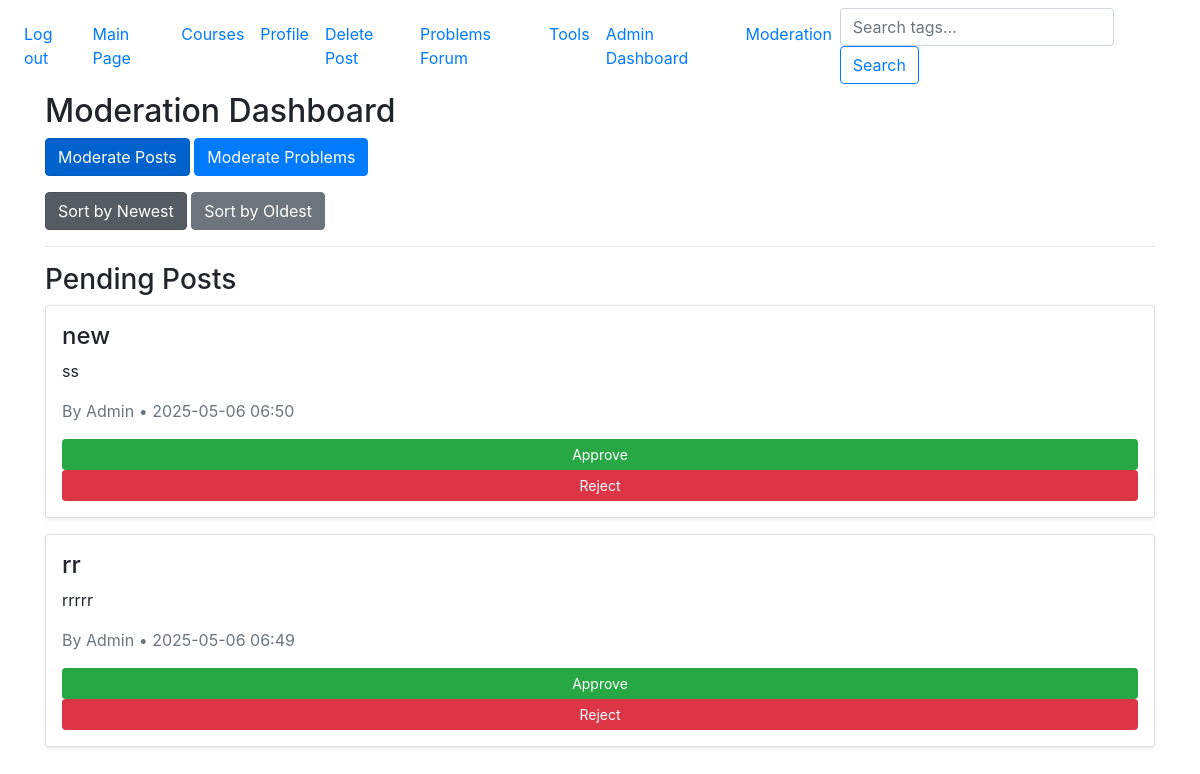
Page /admin/moderate (signed in) on the earlier database version.
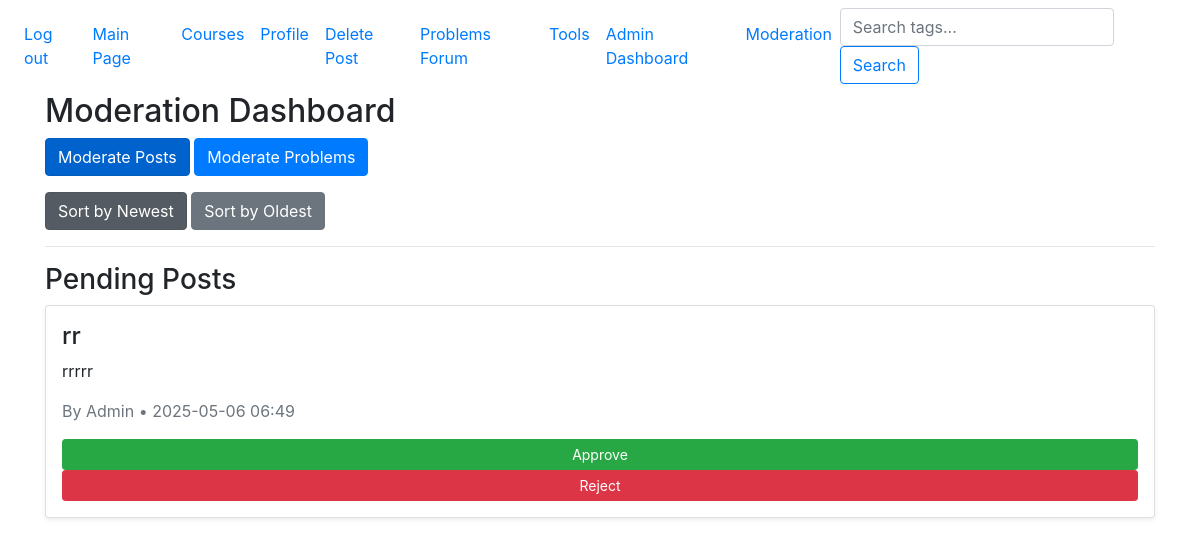
Same page on the later database version.
### website/models.py (models this page shows)
class Posts(db.Model):
    id = db.Column(db.Integer, primary_key = True)
    post_title = db.Column(db.String(150))
    timestamp = db.Column(db.DateTime(timezone=True), default=func.now())
    user_id = db.Column(db.Integer, db.ForeignKey('user.id'))  # who posted it
    image_url = db.Column(db.String(300))  # the artwork (if it's an image post)
    content = db.Column(db.Text)  # description/caption
    likes = db.Column(db.Integer, default=0) # likes/upvotes, for sorting posts
    tags = db.relationship('Tag', secondary=post_tags, backref='posts')
    is_locked = db.Column(db.Boolean, default=True)
    is_approved = db.Column(db.Boolean, default=False) # check for a post to see if its approved or not
    comments = db.relationship('Comment', backref='post', lazy=True)  # link comments to the post

class User(db.Model, UserMixin):
    id = db.Column(db.Integer, primary_key = True)
    email = db.Column(db.String(150), unique = True)
    password = db.Column(db.String(150))
    posts = db.relationship('Posts', backref='author', lazy=True) # user's posts
    username = db.Column(db.String(150), unique=True, nullable=False)  # renamed from first_name
    user_image = db.Column(db.String(300), nullable=True)  # path to profile image
    is_admin = db.Column(db.Boolean, default=False) # check to see if this is an admin or not

### website/admin.py (the view)
@admin.route('/moderate')
@login_required
@admin_required
def moderate():
    moderation_type = request.args.get('type', 'posts')  # default to posts
    sort_by = request.args.get('sort_by', 'newest')  # default to newest
    if moderation_type == 'posts':
        items = Posts.query.filter_by(is_approved=False).all()
        if sort_by == 'newest':
            items.sort(key=lambda post: post.timestamp, reverse=True)
        elif sort_by == 'oldest':
            items.sort(key=lambda post: post.timestamp, reverse=False)
    elif moderation_type == 'problems':
        items = Problem.query.filter_by(is_approved=False).all()
        if sort_by == 'newest':
            items.sort(key=lambda problem: problem.timestamp, reverse=True)
        elif sort_by == 'oldest':
            items.sort(key=lambda problem: problem.timestamp, reverse=False)
    else:
        items = []
    return render_template('admin/moderate.html', items=items, moderation_type=moderation_type, sort_by=sort_by)

### website/__init__.py (called while the page is built)
def create_app():
    app = Flask(__name__)
    app.config['SECRET_KEY'] = 'touplis' #secret key for dev only
    app.config['SQLALCHEMY_DATABASE_URI'] = f'sqlite:///{DB_NAME}'
    db.init_app(app)
    migrate.init_app(app, db)
    from .views import views
    from .auth import auth
    from .admin import admin
    app.register_blueprint(views, url_prefix='/')
    app.register_blueprint(auth, url_prefix='/')
    app.register_blueprint(admin)
    from .models import User, Posts, Course
    login_manager = LoginManager()
    login_manager.login_view = 'auth.login'
    login_manager.init_app(app)
    @login_manager.user_loader
    def load_user(id):
        return User.query.get(int(id))
    @app.context_processor
    def inject_user():
        return dict(user=current_user)
    create_database(app)
    return app

### website/admin.py (called while the page is built)
def admin_required(f):
    @wraps(f)
    def decorated_function(*args, **kwargs):
        if not current_user.is_authenticated or not getattr(current_user, "is_admin", False):
            abort(403)
        return f(*args, **kwargs)
    return decorated_function

### website/templates/admin/moderate.html (shortened to what this page needs)
{% extends "base.html" %}
{% block content %}
  <h2>Moderation Dashboard</h2>
  <div class="mb-3">
    <a href="{{ url_for('admin.moderate', type='posts', sort_by=sort_by) }}" class="btn btn-primary {% if moderation_type == 'posts' %}active{% endif %}">Moderate Posts</a>
    <a href="{{ url_for('admin.moderate', type='problems', sort_by=sort_by) }}" class="btn btn-primary {% if moderation_type == 'problems' %}active{% endif %}">Moderate Problems</a>
  </div>
  <div class="mb-3">
    <a href="{{ url_for('admin.moderate', type=moderation_type, sort_by='newest') }}" class="btn btn-secondary {% if sort_by == 'newest' %}active{% endif %}">Sort by Newest</a>
    <a href="{{ url_for('admin.moderate', type=moderation_type, sort_by='oldest') }}" class="btn btn-secondary {% if sort_by == 'oldest' %}active{% endif %}">Sort by Oldest</a>
  </div>
  <hr>
  {% if moderation_type == 'posts' %}
    <h3>Pending Posts</h3>
    {% for post in items %}
      <div class="card mb-3 p-3 shadow-sm">
        <h4>{{ post.post_title }}</h4>
        <p>{{ post.content }}</p>
        <p class="text-muted">By {{ post.author.username }} • {{ post.timestamp.strftime('%Y-%m-%d %H:%M') }}</p>
        <button onclick="approveItem({{ post.id }}, 'post')" class="btn btn-success btn-sm">Approve</button>
        <button onclick="rejectItem({{ post.id }}, 'post')" class="btn btn-danger btn-sm">Reject</button>
      </div>
    {% else %}
      <p>No posts are pending.</p>
    {% endfor %}
  {% endif %}
{% endblock %}

### website/templates/base.html (shortened to what this page needs)
<!DOCTYPE html>
<html>
    <head>
        <link
        rel="stylesheet"
        href="https://stackpath.bootstrapcdn.com/bootstrap/4.4.1/css/bootstrap.min.css"
      />
      <link
        rel="stylesheet"
        href="https://stackpath.bootstrapcdn.com/font-awesome/4.7.0/css/font-awesome.min.css"
      />
    </head>
    <body>
      <nav class="navbar navbar-expand-lg">
        <div class="collapse navbar-collapse" id="navbar">
          <div class="navbar-nav">
            {% if user.is_authenticated %}
            <a class="nav-item nav-link" id="logout" href="/logout">Log out</a>
            <a class="nav-item nav-link" id="main" href="/">Main Page</a>
            <a class="nav-item nav-link" id="courses" href="/main/courses">Courses</a>
            <a class="nav-item nav-link" id="edit_profile" href="/profile/edit">Profile</a>
            <a class="nav-item nav-link" id="delete_post" href="/delete_post">Delete Post</a>
            <a class="nav-item nav-link" id="problems" href="/main/problems">Problems Forum</a>
            <a class="nav-item nav-link" id="tools" href="/main/tools">Tools</a>
              {% if user.is_admin %}
              <a class="nav-item nav-link" href="/admin">Admin Dashboard</a>
              <a class="nav-item nav-link" href="/admin/moderate">Moderation</a>
              {% endif %}
            {% else %}
            <a class="nav-item nav-link" id="home" href="/home">Home</a>
            <a class="nav-item nav-link" id="login" href="/login">Login</a>
            <a class="nav-item nav-link" id="register" href="/register">Register</a>
            {% endif %}
          </div>
            <form class="form-inline my-2 my-lg-0" action="{{ url_for('views.search') }}" method="GET">
              <input class="form-control mr-sm-2" type="search" name="tag" placeholder="Search tags..." aria-label="Search">
              <button class="btn btn-outline-primary my-2 my-sm-0" type="submit">Search</button>
            </form>
        </div>
      </nav>
      <div class="container">
        {% block content %}
        {% endblock %}
      </div>
    </body>
</html>

Differences in the rows shown:
removed Posts: post_title "new", content "ss", author.username "Admin", timestamp "2025-05-06 06:50"
